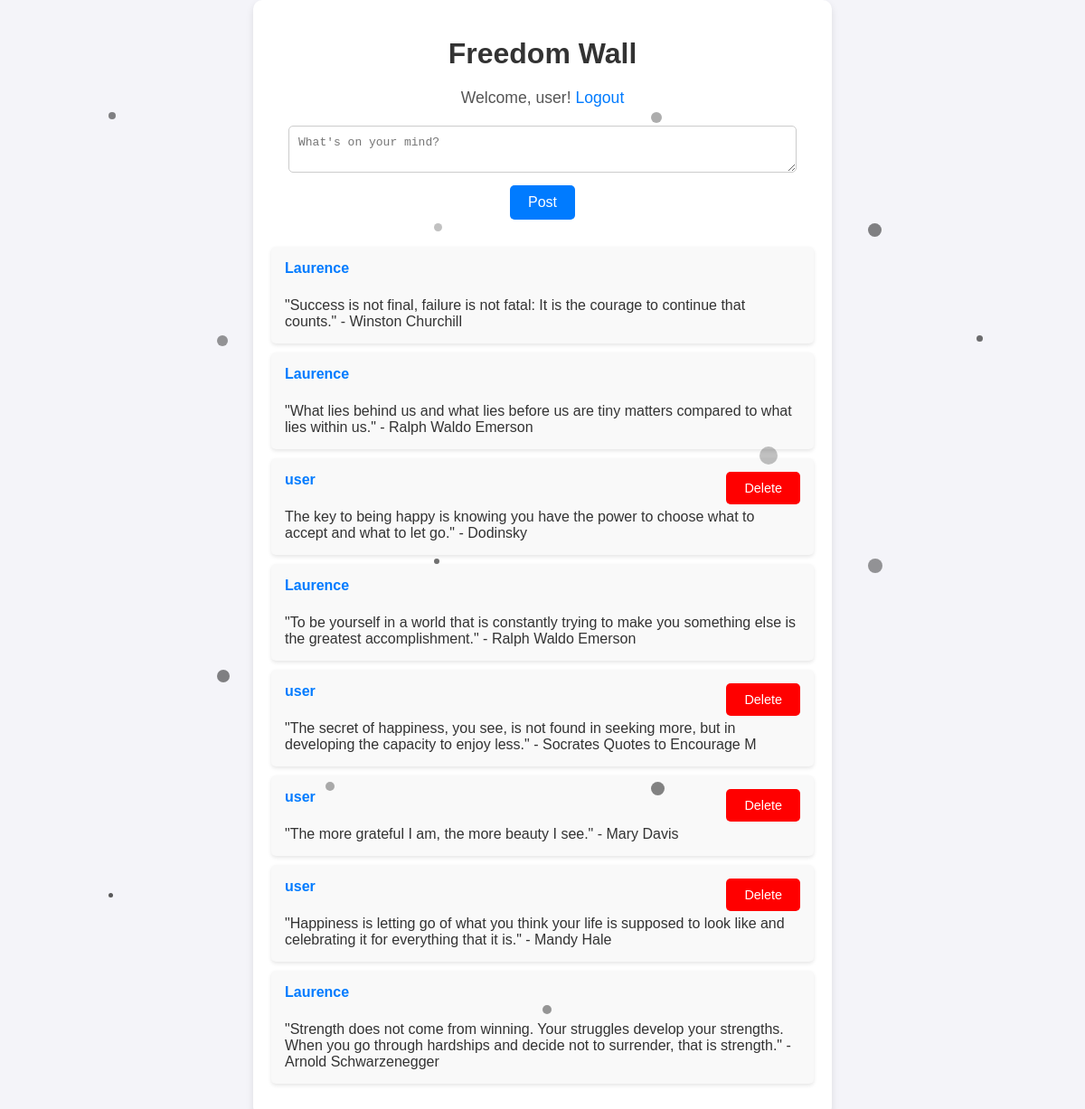
The page /home (signed in) on the database its author committed.
### tables this page shows
CREATE TABLE users (
    id INTEGER PRIMARY KEY AUTOINCREMENT,
    username TEXT UNIQUE NOT NULL,
    password TEXT NOT NULL
);

CREATE TABLE posts (
    id INTEGER PRIMARY KEY AUTOINCREMENT,
    user_id INTEGER,
    content TEXT NOT NULL,
    created_at TIMESTAMP DEFAULT CURRENT_TIMESTAMP,
    FOREIGN KEY (user_id) REFERENCES users (id) ON DELETE CASCADE
);

### app.py (the view)
@app.route('/home')
@login_required
def home():
    conn = sqlite3.connect('freedom_wall.db')
    cur = conn.cursor()
    cur.execute('SELECT posts.id, users.username, posts.content FROM posts JOIN users ON posts.user_id = users.id')
    posts = cur.fetchall()
    conn.close()
    random.shuffle(posts)
    return render_template('home.html', posts=posts)

### app.py (called while the page is built)
@login_manager.user_loader
def load_user(user_id):
    conn = sqlite3.connect('freedom_wall.db')
    cur = conn.cursor()
    cur.execute('SELECT * FROM users WHERE id = ?', (user_id,))
    user = cur.fetchone()
    conn.close()
    if user:
        return User(user[0], user[1])
    return None

### templates/home.html (shortened to what this page needs)
<!DOCTYPE html>
<html lang="en">
<head>
</head>
<body>
    <div class="container">
        <h1>Freedom Wall</h1>
        <p>Welcome, {{ current_user.username }}! <a href="{{ url_for('logout') }}">Logout</a></p>
        <div class="post-form">
            <form action="{{ url_for('post') }}" method="POST">
                <textarea name="content" required placeholder="What's on your mind?"></textarea>
                <button class="post-btn" type="submit">Post</button>
            </form>
        </div>
        <ul>
            {% for post in posts %}
                <li>
                    {% if post[1] == current_user.username %}
                    <form action="{{ url_for('delete_post', post_id=post[0]) }}" method="POST" style="display: inline;">
                        <button type="submit" class="delete-btn">Delete</button>
                    </form>
                    {% endif %}
                    <div class="username">{{ post[1] }}</div>
                    <br>
                    <div class="content">{{ post[2] }}</div>
                </li>
            {% endfor %}
        </ul>
    </div>
    <div class="particles">
        <div class="particle"></div>
        <div class="particle"></div>
        <div class="particle"></div>
        <div class="particle"></div>
        <div class="particle"></div>
        <div class="particle"></div>
        <div class="particle"></div>
    </div>
</body>
</html>

### templates/home.html (style rules this page uses)
body { font-family: Arial, sans-serif; display: flex; justify-content: center; align-items: center; min-height: 100vh; margin: 0; background-color: #f4f4f9; }
.container { width: 90%; max-width: 600px; padding: 20px; background-color: #fff; box-shadow: 0px 4px 8px rgba(0, 0, 0, 0.1); border-radius: 10px; text-align: center; }
h1 { color: #333; margin-bottom: 20px; }
p { font-size: 1.1em; color: #555; margin-bottom: 20px; }
a { text-decoration: none; color: #007bff; }
.post-form { margin-bottom: 30px; }
textarea { width: 90%; padding: 10px; margin-bottom: 10px; border: 1px solid #ccc; border-radius: 5px; resize: vertical; font-size: 1em; }
.post-btn { background-color: #007bff; color: #fff; padding: 10px 20px; border: none; border-radius: 5px; font-size: 1em; cursor: pointer; transition: background-color 0.3s; }
ul { list-style: none; padding: 0; }
li { background-color: #f9f9f9; padding: 15px; border-radius: 5px; margin-bottom: 10px; text-align: left; box-shadow: 0px 2px 4px rgba(0, 0, 0, 0.1); }
.username { font-weight: bold; color: #007bff; margin-bottom: 5px; }
.content { color: #333; font-size: 1em; }
.delete-btn { background-color: #ff0000; color: #ffffff; padding: 10px 20px; border: none; border-radius: 5px; cursor: pointer; transition: background-color 0.3s; font-size: 0.9em; text-decoration: none; float: right; }
.particles { position: absolute; top: 0; left: 0; width: 100%; height: 100%; pointer-events: none; }
.particle { position: absolute; border-radius: 50%; opacity: 0.8; animation: move 5s linear infinite; }
.particle:nth-child(1) { width: 8px; height: 8px; background: rgba(0, 0, 0, 0.6); top: 10%; left: 10%; animation-duration: 4s; }
.particle:nth-child(2) { width: 12px; height: 12px; background: rgba(0, 0, 0, 0.5); top: 30%; left: 20%; animation-duration: 5s; }
.particle:nth-child(5) { width: 15px; height: 15px; background: rgba(0, 0, 0, 0.6); top: 20%; left: 80%; animation-duration: 3s; }
.particle:nth-child(6) { width: 5px; height: 5px; background: rgba(0, 0, 0, 0.8); top: 80%; left: 10%; animation-duration: 9s; }
.particle:nth-child(8) { width: 14px; height: 14px; background: rgba(0, 0, 0, 0.6); top: 60%; left: 20%; animation-duration: 5.5s; }
.particle:nth-child(10) { width: 7px; height: 7px; background: rgba(0, 0, 0, 0.7); top: 30%; left: 90%; animation-duration: 8s; }
.particle:nth-child(12) { width: 16px; height: 16px; background: rgba(0, 0, 0, 0.5); top: 50%; left: 80%; animation-duration: 6s; }

### rows shown on the page
users: username "user"
posts: username "Laurence", content "\"Success is not final, failure is not fatal: It is the courage to continue that counts.\" - Winston Churchill"
posts: username "Laurence", content "\"What lies behind us and what lies before us are tiny matters compared to what lies within us.\" - Ralph Waldo Emerson"
posts: username "user", content "The key to being happy is knowing you have the power to choose what to accept and what to let go.\" - Dodinsky"
posts: username "Laurence", content "\"To be yourself in a world that is constantly trying to make you something else is the greatest accomplishment.\" - Ralph Waldo Emerson"
posts: username "user", content "\"The secret of happiness, you see, is not found in seeking more, but in developing the capacity to enjoy less.\" - Socrates Quotes to Encourage M"
posts: username "user", content "\"The more grateful I am, the more beauty I see.\" - Mary Davis"
posts: username "user", content "\"Happiness is letting go of what you think your life is supposed to look like and celebrating it for everything that it is.\" - Mandy Hale"
posts: username "Laurence", content "\"Strength does not come from winning. Your struggles develop your strengths. When you go through hardships and decide not to surrender, that is strength.\" - Arnold Schwarzenegger"
